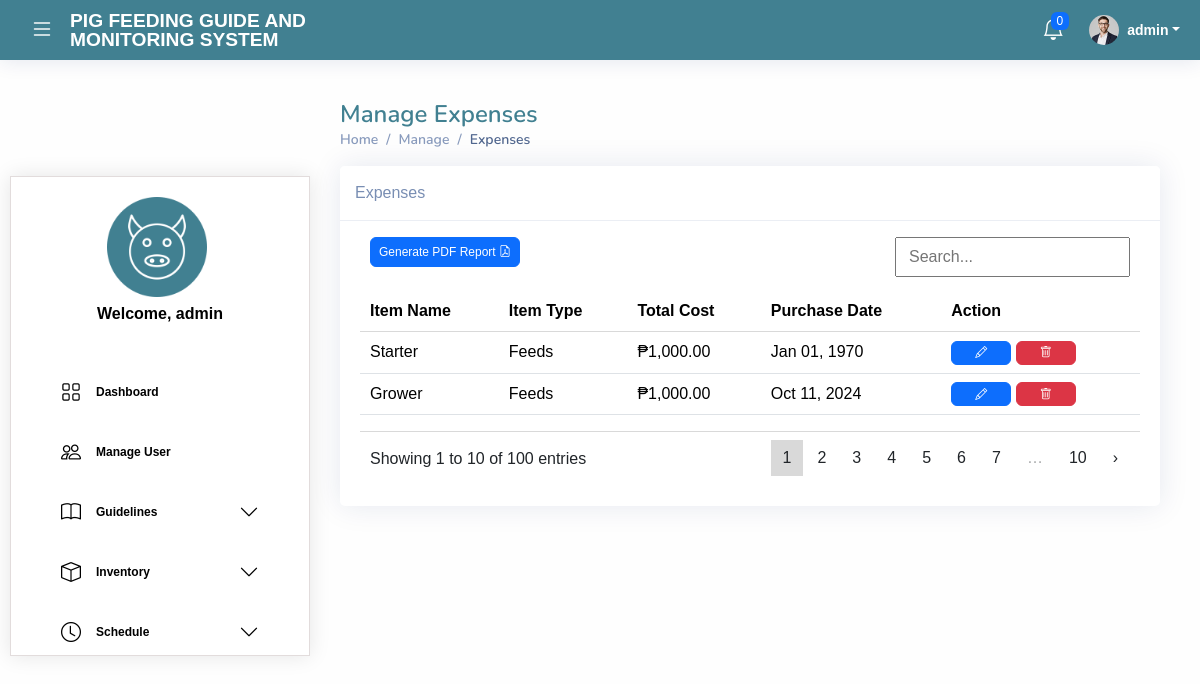
The page /expense/expense.php (signed in) on the database as committed earlier.
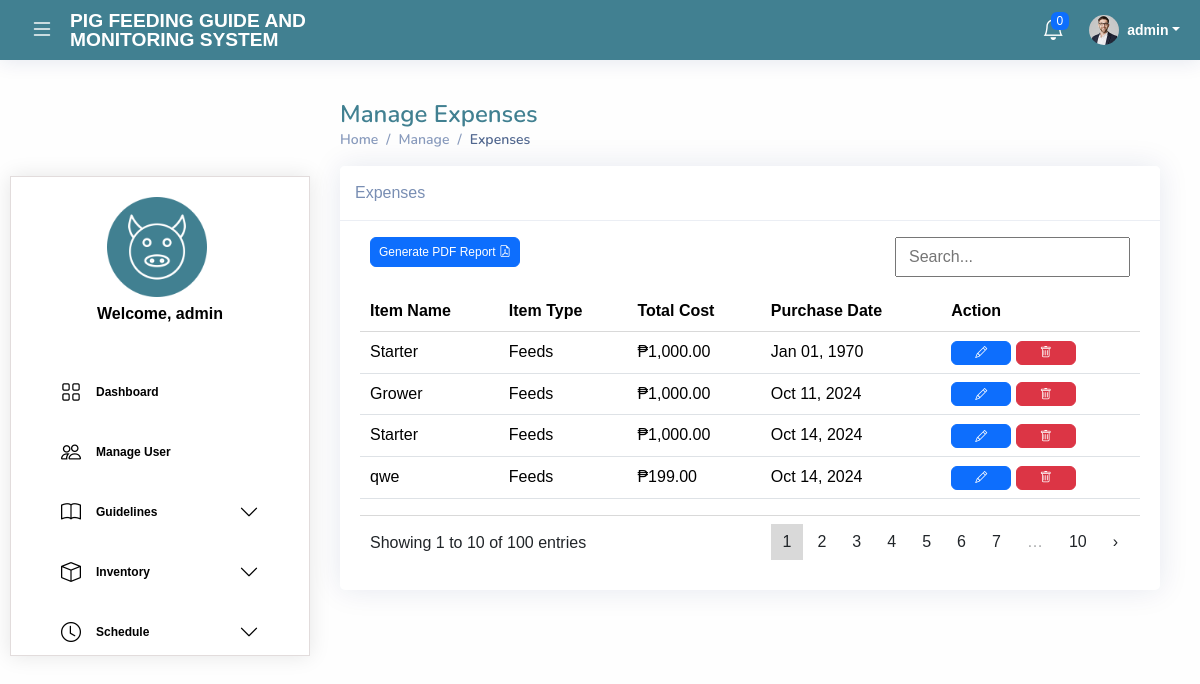
The same page on the database as committed later.
### tables this page shows
CREATE TABLE `expense` (
  `expenseId` int(11) NOT NULL,
  `expenseName` varchar(150) DEFAULT NULL,
  `expenseType` varchar(150) DEFAULT NULL,
  `total` decimal(10,2) NOT NULL,
  `expenseDate` date DEFAULT NULL
);

### core/config.php (called while the page is built)
<?php
return [
    'database' => [
        'host' => 'localhost',
        'dbname' => 'pgms',
        'username' => 'root',
        'password' => '',
        'charset' => 'utf8mb4'
    ],
];

### core/Database.php (called while the page is built, shortened)
<?php
class Database
{
    private $pdo;
    public function __construct()
    {
        $config = require 'config.php';
        $db = $config['database'];
        $dsn = "mysql:host={$db['host']};dbname={$db['dbname']};charset={$db['charset']}";
        try {
            $this->pdo = new PDO($dsn, $db['username'], $db['password']);
            $this->pdo->setAttribute(PDO::ATTR_ERRMODE, PDO::ERRMODE_EXCEPTION);
            $this->pdo->setAttribute(PDO::ATTR_DEFAULT_FETCH_MODE, PDO::FETCH_ASSOC);
        } catch (PDOException $e) {
            die('Connection failed: ' . $e->getMessage());
        }
    }
    public function getConnection()
    {
        return $this->pdo;
    }
}

### core/expenseController.php (called while the page is built)
<?php
include_once 'Database.php';
class expenseController
{
    private $db;
    public function __construct()
    {
        $database = new Database();
        $this->db = $database->getConnection();
    }
    function getAllExpenses() {
        $query = "SELECT * FROM expense";
        $stmt = $this->db->prepare($query);
        $stmt->execute();
        return $stmt->fetchAll();
    }
}

### expense/expense.php (the view, shortened to what the changed rows need)
<?php
require_once '../core/Database.php';
require_once '../core/expenseController.php';
$expenses = (new expenseController())->getAllExpenses();
?>
<!DOCTYPE html>
<html lang="en">
<head>
    <link href="../assets/vendor/bootstrap/css/bootstrap.min.css" rel="stylesheet">
    <link href="../assets/vendor/bootstrap-icons/bootstrap-icons.css" rel="stylesheet">
    <link href="../assets/vendor/boxicons/css/boxicons.min.css" rel="stylesheet">
    <link href="../assets/vendor/quill/quill.snow.css" rel="stylesheet">
    <link href="../assets/vendor/quill/quill.bubble.css" rel="stylesheet">
    <link href="../assets/vendor/remixicon/remixicon.css" rel="stylesheet">
    <link href="../assets/vendor/simple-datatables/style.css" rel="stylesheet">
    <link href="../assets/css/global.css" rel="stylesheet">
</head>
<body>
    <main id="main" class="main" style="margin-top: 100px;">
        <div class="pagetitle">
            <h1>Manage Expenses</h1>
        </div>
        <section class="section">
            <div class="row">
                <div class="col-lg-12">
                    <div class="card">
                        <div class="card-body">
                            <div class="datatable-wrapper datatable-loading no-footer sortable searchable fixed-columns">
                                <div class="datatable-container">
                                    <table class="table datatable datatable-table">
                                        <thead>
                                            <tr>
                                                <th data-sortable="true">Item Name</th>
                                                <th data-sortable="true">Item Type</th>
                                                <th data-sortable="true">Total Cost</th>
                                                <th data-sortable="true">Purchase Date</th>
                                                <th>Action</th>
                                            </tr>
                                        </thead>
                                        <tbody>
                                            <?php if (!empty($expenses)) : ?>
                                                <?php foreach ($expenses as $expense) : ?>
                                                    <tr>
                                                        <td><?= htmlspecialchars($expense['expenseName']) ?></td>
                                                        <td><?= htmlspecialchars($expense['expenseType']) ?></td>
                                                        <td>₱<?= number_format($expense['total'], 2) ?></td>
                                                        <td><?= date('M d, Y', strtotime($expense['expenseDate'])) ?></td>
                                                        <td>
                                                            <button class="btn btn-primary btn-edit" data-expense-id="<?= $expense['expenseId'] ?>"
                                                                data-expense-name="<?= htmlspecialchars($expense['expenseName']) ?>"
                                                                data-expense-type="<?= htmlspecialchars($expense['expenseType']) ?>"
                                                                data-total="<?= $expense['total'] ?>"
                                                                data-expense-date="<?= $expense['expenseDate'] ?>">
                                                                <i class="bi bi-pencil"></i>
                                                            </button>
                                                            <button class="btn btn-danger btn-delete" data-expense-id="<?= $expense['expenseId'] ?>">
                                                                <i class="bi bi-trash"></i>
                                                            </button>
                                                        </td>
                                                    </tr>
                                                <?php endforeach; ?>
                                            <?php else: ?>
                                                <tr>
                                                    <td colspan="5">No expenses found.</td>
                                                </tr>
                                            <?php endif; ?>
                                        </tbody>
                                    </table>
                                </div>
                            </div>
                        </div>
                    </div>
                </div>
            </div>
        </section>
    </main>
</body>
</html>

Rows that differ between the two databases and show on the page:
added expense: expenseName "Starter", expenseType "Feeds", total "1,000.00", expenseDate "Oct 14, 2024"
added expense: expenseName "qwe", expenseType "Feeds", total "199.00", expenseDate "Oct 14, 2024"
